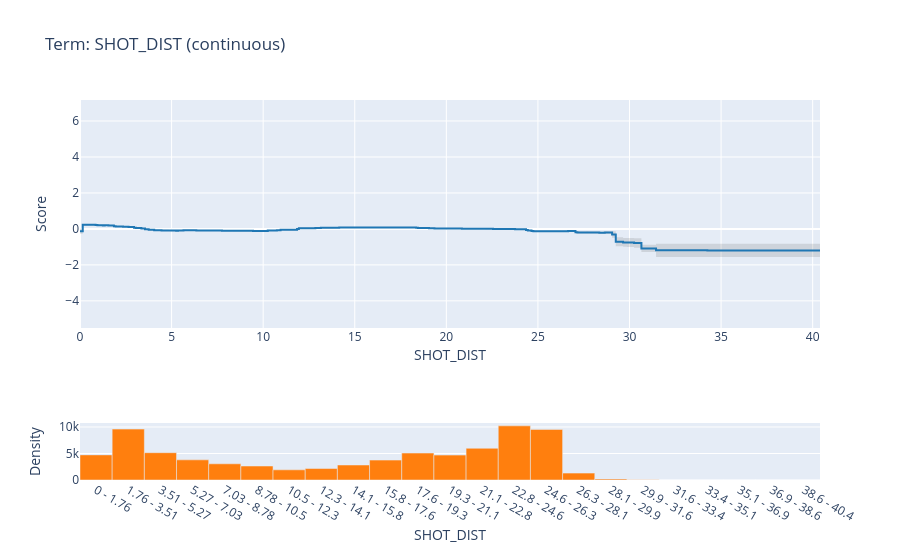

The code cell stored with this chart in its notebook:
### Code cell
target_feature = 'SHOT_DIST'

feature_index = feature_cols.index(target_feature)

feature_fig = ebm_global.visualize(feature_index)
feature_fig.show()

### Figure 1 — Plotly figure (JSON) as saved in the notebook; plotly's stock layout.template omitted (floating-point values rounded to 4 significant figures; data arrays with more than 128 entries replaced by an {"elided": "..."} marker saying what was removed)
{"data": [{"line": {"shape": "hv", "width": 0}, "marker": {"color": "#444"}, "mode": "lines", "name": "Lower Bound", "type": "scatter", "x": {"elided": "301 float values"}, "xaxis": "x", "y": {"elided": "301 float values"}, "yaxis": "y"}, {"fill": "tonexty", "fillcolor": "rgba(68, 68, 68, 0.15)", "line": {"color": "rgb(31, 119, 180)", "shape": "hv"}, "mode": "lines", "name": "Main", "type": "scatter", "x": {"elided": "301 float values"}, "xaxis": "x", "y": {"elided": "301 float values"}, "yaxis": "y"}, {"fill": "tonexty", "fillcolor": "rgba(68, 68, 68, 0.15)", "line": {"shape": "hv", "width": 0}, "marker": {"color": "#444"}, "mode": "lines", "name": "Upper Bound", "type": "scatter", "x": {"elided": "301 float values"}, "xaxis": "x", "y": {"elided": "301 float values"}, "yaxis": "y"}, {"hovertemplate": "(%{hovertext}): %{y}", "hovertext": ["0 - 1.76", "1.76 - 3.51", "3.51 - 5.27", "5.27 - 7.03", "7.03 - 8.78", "8.78 - 10.5", "10.5 - 12.3", "12.3 - 14.1", "14.1 - 15.8", "15.8 - 17.6", "17.6 - 19.3", "19.3 - 21.1", "21.1 - 22.8", "22.8 - 24.6", "24.6 - 26.3", "26.3 - 28.1", "28.1 - 29.9", "29.9 - 31.6", "31.6 - 33.4", "33.4 - 35.1", "35.1 - 36.9", "36.9 - 38.6", "38.6 - 40.4"], "marker": {"color": "#ff7f0e"}, "name": "Distribution", "type": "bar", "x": [0.8783, 2.635, 4.391, 6.148, 7.904, 9.661, 11.42, 13.17, 14.93, 16.69, 18.44, 20.2, 21.96, 23.71, 25.47, 27.23, 28.98, 30.74, 32.5, 34.25, 36.01, 37.77, 39.52], "xaxis": "x2", "y": [4738, 9601, 5152, 3797, 3052, 2637, 1919, 2165, 2829, 3755, 5081, 4695, 5983, 10216, 9544, 1300, 193, 36, 6, 6, 3, 2, 3], "yaxis": "y2"}], "layout": {"bargap": 0, "showlegend": false, "title": {"text": "Term: SHOT_DIST (continuous)"}, "xaxis": {"anchor": "y", "domain": [0, 1], "matches": "x", "title": {"standoff": 0, "text": "SHOT_DIST"}}, "xaxis2": {"anchor": "y2", "domain": [0, 1], "matches": "x", "tickmode": "array", "ticktext": ["0 - 1.76", "1.76 - 3.51", "3.51 - 5.27", "5.27 - 7.03", "7.03 - 8.78", "8.78 - 10.5", "10.5 - 12.3", "12.3 - 14.1", "14.1 - 15.8", "15.8 - 17.6", "17.6 - 19.3", "19.3 - 21.1", "21.1 - 22.8", "22.8 - 24.6", "24.6 - 26.3", "26.3 - 28.1", "28.1 - 29.9", "29.9 - 31.6", "31.6 - 33.4", "33.4 - 35.1", "35.1 - 36.9", "36.9 - 38.6", "38.6 - 40.4"], "tickvals": [0.8783, 2.635, 4.391, 6.148, 7.904, 9.661, 11.42, 13.17, 14.93, 16.69, 18.44, 20.2, 21.96, 23.71, 25.47, 27.23, 28.98, 30.74, 32.5, 34.25, 36.01, 37.77, 39.52], "title": {"standoff": 0, "text": "SHOT_DIST"}}, "yaxis": {"anchor": "x", "domain": [0.4, 1], "range": [-5.508, 7.167], "title": {"text": "Score"}}, "yaxis2": {"anchor": "x2", "domain": [0, 0.15], "title": {"text": "Density"}}}}
